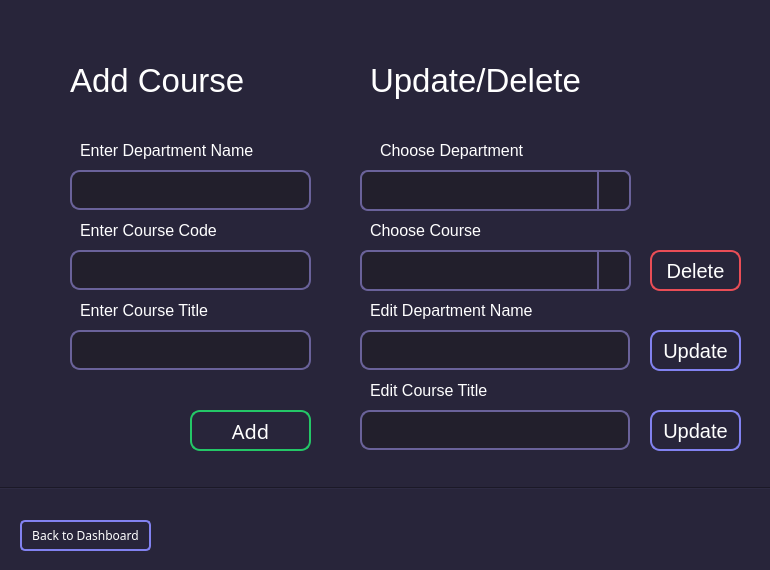
<?xml version="1.0" encoding="UTF-8"?>
<ui version="4.0">
 <class>MainWindow</class>
 <widget class="QMainWindow" name="MainWindow">
  <property name="geometry">
   <rect>
    <x>0</x>
    <y>0</y>
    <width>770</width>
    <height>570</height>
   </rect>
  </property>
  <property name="windowTitle">
   <string>MainWindow</string>
  </property>
  <property name="styleSheet">
   <string notr="true">background-color: rgb(40,37,58);

</string>
  </property>
  <widget class="QWidget" name="centralwidget">
   <widget class="QLabel" name="welcome">
    <property name="geometry">
     <rect>
      <x>70</x>
      <y>60</y>
      <width>221</width>
      <height>40</height>
     </rect>
    </property>
    <property name="font">
     <font>
      <family>MS Shell Dlg 2</family>
      <pointsize>25</pointsize>
     </font>
    </property>
    <property name="styleSheet">
     <string notr="true">color: white;
</string>
    </property>
    <property name="text">
     <string>Add Course</string>
    </property>
   </widget>
   <widget class="Line" name="line">
    <property name="geometry">
     <rect>
      <x>-30</x>
      <y>480</y>
      <width>841</width>
      <height>16</height>
     </rect>
    </property>
    <property name="sizePolicy">
     <sizepolicy hsizetype="Fixed" vsizetype="Fixed">
      <horstretch>0</horstretch>
      <verstretch>0</verstretch>
     </sizepolicy>
    </property>
    <property name="font">
     <font>
      <weight>50</weight>
      <bold>false</bold>
      <kerning>true</kerning>
     </font>
    </property>
    <property name="frameShadow">
     <enum>QFrame::Sunken</enum>
    </property>
    <property name="lineWidth">
     <number>1</number>
    </property>
    <property name="orientation">
     <enum>Qt::Horizontal</enum>
    </property>
   </widget>
   <widget class="QPushButton" name="backtodashboard_btn">
    <property name="geometry">
     <rect>
      <x>20</x>
      <y>520</y>
      <width>131</width>
      <height>31</height>
     </rect>
    </property>
    <property name="font">
     <font>
      <family>Product Sans</family>
      <pointsize>9</pointsize>
      <weight>50</weight>
      <bold>false</bold>
     </font>
    </property>
    <property name="styleSheet">
     <string notr="true">QPushButton#backtodashboard_btn {
    background-color: none;
    border: 1.5px solid rgb(130,130,240) ;
	border-radius: 5px;
    color: white;
}

QPushButton#backtodashboard_btn:hover {
    background-color:  rgb(130,130,240);
	color: rgb(54, 54, 54)
    
}</string>
    </property>
    <property name="text">
     <string>Back to Dashboard</string>
    </property>
    <property name="flat">
     <bool>true</bool>
    </property>
   </widget>
   <widget class="QLabel" name="label_4">
    <property name="geometry">
     <rect>
      <x>80</x>
      <y>300</y>
      <width>181</width>
      <height>21</height>
     </rect>
    </property>
    <property name="font">
     <font>
      <family>MS Shell Dlg 2</family>
      <pointsize>12</pointsize>
      <weight>50</weight>
      <bold>false</bold>
     </font>
    </property>
    <property name="styleSheet">
     <string notr="true">color:rgb(255, 255, 255)</string>
    </property>
    <property name="text">
     <string>Enter Course Title</string>
    </property>
   </widget>
   <widget class="QLineEdit" name="coursecode_input">
    <property name="geometry">
     <rect>
      <x>70</x>
      <y>250</y>
      <width>241</width>
      <height>40</height>
     </rect>
    </property>
    <property name="font">
     <font>
      <pointsize>10</pointsize>
     </font>
    </property>
    <property name="styleSheet">
     <string notr="true">QLineEdit {
color:rgb(255, 255, 255);border: 2px solid rgb(106, 98, 154); border-radius:10px;padding-left:15px;padding-right:15px;background : rgb(34,31,44);
}

QLineEdit:hover{
color:rgb(255, 255, 255);border: 2px solid white; border-radius:10px;padding-left:15px;padding-right:15px;background : rgb(34,31,44);
}</string>
    </property>
   </widget>
   <widget class="QLabel" name="label_5">
    <property name="geometry">
     <rect>
      <x>80</x>
      <y>220</y>
      <width>201</width>
      <height>21</height>
     </rect>
    </property>
    <property name="font">
     <font>
      <family>MS Shell Dlg 2</family>
      <pointsize>12</pointsize>
      <weight>50</weight>
      <bold>false</bold>
     </font>
    </property>
    <property name="styleSheet">
     <string notr="true">color:rgb(255, 255, 255)</string>
    </property>
    <property name="text">
     <string>Enter Course Code</string>
    </property>
   </widget>
   <widget class="QPushButton" name="add_course_btn">
    <property name="geometry">
     <rect>
      <x>190</x>
      <y>410</y>
      <width>121</width>
      <height>41</height>
     </rect>
    </property>
    <property name="font">
     <font>
      <family>Product Sans</family>
      <pointsize>15</pointsize>
      <weight>50</weight>
      <bold>false</bold>
     </font>
    </property>
    <property name="styleSheet">
     <string notr="true">QPushButton#add_course_btn {
    background-color: none;
    border: 1.5px solid rgb(36,199,103) ;
	border-radius: 10px;
    color: white;
}

QPushButton#add_course_btn:hover {
    background-color: rgb(36,199,103);
	color: rgb(54, 54, 54)
    
}</string>
    </property>
    <property name="text">
     <string>Add</string>
    </property>
    <property name="flat">
     <bool>true</bool>
    </property>
   </widget>
   <widget class="QLineEdit" name="course_title_input">
    <property name="geometry">
     <rect>
      <x>70</x>
      <y>330</y>
      <width>241</width>
      <height>40</height>
     </rect>
    </property>
    <property name="font">
     <font>
      <pointsize>10</pointsize>
     </font>
    </property>
    <property name="styleSheet">
     <string notr="true">QLineEdit {
color:rgb(255, 255, 255);border: 2px solid rgb(106, 98, 154); border-radius:10px;padding-left:15px;padding-right:15px;background : rgb(34,31,44);
}

QLineEdit:hover{
color:rgb(255, 255, 255);border: 2px solid white; border-radius:10px;padding-left:15px;padding-right:15px;background : rgb(34,31,44);
}</string>
    </property>
   </widget>
   <widget class="QLabel" name="add_course_info">
    <property name="geometry">
     <rect>
      <x>450</x>
      <y>510</y>
      <width>291</width>
      <height>31</height>
     </rect>
    </property>
    <property name="font">
     <font>
      <family>Product Sans</family>
      <pointsize>10</pointsize>
     </font>
    </property>
    <property name="styleSheet">
     <string notr="true">color:rgb(236,77,82); text-align:center;</string>
    </property>
    <property name="text">
     <string/>
    </property>
    <property name="alignment">
     <set>Qt::AlignRight|Qt::AlignTrailing|Qt::AlignVCenter</set>
    </property>
   </widget>
   <widget class="QLabel" name="label_6">
    <property name="geometry">
     <rect>
      <x>370</x>
      <y>220</y>
      <width>201</width>
      <height>21</height>
     </rect>
    </property>
    <property name="font">
     <font>
      <family>MS Shell Dlg 2</family>
      <pointsize>12</pointsize>
      <weight>50</weight>
      <bold>false</bold>
     </font>
    </property>
    <property name="styleSheet">
     <string notr="true">color:rgb(255, 255, 255)</string>
    </property>
    <property name="text">
     <string>Choose Course </string>
    </property>
   </widget>
   <widget class="QPushButton" name="delete_course_btn">
    <property name="geometry">
     <rect>
      <x>650</x>
      <y>250</y>
      <width>91</width>
      <height>41</height>
     </rect>
    </property>
    <property name="font">
     <font>
      <family>MS Shell Dlg 2</family>
      <pointsize>15</pointsize>
      <weight>50</weight>
      <bold>false</bold>
     </font>
    </property>
    <property name="styleSheet">
     <string notr="true">QPushButton#delete_course_btn {
    background-color: none;
    border: 1.5px solid  rgb(234,77,86);
	border-radius: 10px;
    color: white;
}

QPushButton#delete_course_btn:hover {
    background-color: rgb(234,77,86);
	color: rgb(54, 54, 54)
    
}</string>
    </property>
    <property name="text">
     <string>Delete</string>
    </property>
    <property name="flat">
     <bool>true</bool>
    </property>
   </widget>
   <widget class="QLabel" name="label_7">
    <property name="geometry">
     <rect>
      <x>380</x>
      <y>140</y>
      <width>201</width>
      <height>21</height>
     </rect>
    </property>
    <property name="font">
     <font>
      <family>MS Shell Dlg 2</family>
      <pointsize>12</pointsize>
      <weight>50</weight>
      <bold>false</bold>
     </font>
    </property>
    <property name="styleSheet">
     <string notr="true">color:rgb(255, 255, 255)</string>
    </property>
    <property name="text">
     <string>Choose Department</string>
    </property>
   </widget>
   <widget class="QComboBox" name="dept_cbox">
    <property name="geometry">
     <rect>
      <x>360</x>
      <y>170</y>
      <width>271</width>
      <height>41</height>
     </rect>
    </property>
    <property name="styleSheet">
     <string notr="true">QComboBox {
border: 2px solid rgb(106, 98, 154);
border-radius: 8px;
background: rgb(34,31,44);
color: white;
padding: 12px;
font-size:15px;
}

/*
QComboBox:editable {
	//drop down menur border radius dewa hoile konay konay following color deha jaye
    background: red; 
	border-radius: 8px;
	color: white;
}*/


QComboBox:!editable, QComboBox::drop-down:editable {
background:  rgb(34,31,44); color: white;
}
QComboBox:!editable:hover, QComboBox::drop-down:!editable {
background:   rgb(34,31,44); color: aqua;
}
/* QComboBox gets the &quot;on&quot; state when the popup is open */
QComboBox:!editable:on, QComboBox::drop-down:editable:on {
	/* on state howar por main combobox er bgcolor ekhane change korte parbo*/
    background:  rgb(34,31,44);
	font-weight: 30px;
}
QComboBox:on { /* shift the text when the popup opens */
color:white;
}
QComboBox::drop-down {
    subcontrol-origin: padding;
    subcontrol-position: top right;
    width: 30px; /* arrow er separator ta left theke 30px duure */

    border-left-width: 2px;
    border-left-color: rgb(106, 98, 154);
    border-left-style: solid; /* just a single line */
    border-top-right-radius: 8px; /* same radius as the QComboBox */
    border-bottom-right-radius: 8px;
	/* extra */
	/*border-bottom-left-radius: 8px;
	border-top-left-radius: 8px;*/

}
QComboBox::drop-down:hover {
   background: transparent;
}

QComboBox::down-arrow {
    /*image: url(/usr/share/icons/crystalsvg/16x16/actions/downdown.png);*/
	image: url(./downdown.png)
}
QComboBox::down-arrow:on { /* shift the arrow when popup is open */
    top: 1px;
    left: 1px;
}
QComboBox QAbstractItemView {
border: 2px solid rgb(106, 98, 154);
border-radius: 8px;
padding-left: 5px;
padding-right: 5px;
padding-top:5px;
padding-bottom:5px;
selection-background-color:  rgb(106, 98, 154);
color: white;
}
</string>
    </property>
    <property name="editable">
     <bool>false</bool>
    </property>
   </widget>
   <widget class="QComboBox" name="course_cbox">
    <property name="geometry">
     <rect>
      <x>360</x>
      <y>250</y>
      <width>271</width>
      <height>41</height>
     </rect>
    </property>
    <property name="styleSheet">
     <string notr="true">QComboBox {
border: 2px solid rgb(106, 98, 154);
border-radius: 8px;
background: rgb(34,31,44);
color: white;
padding: 12px;
font-size:15px;
}

/*
QComboBox:editable {
	//drop down menur border radius dewa hoile konay konay following color deha jaye
    background: red; 
	border-radius: 8px;
	color: white;
}*/


QComboBox:!editable, QComboBox::drop-down:editable {
background:  rgb(34,31,44); color: white;
}
QComboBox:!editable:hover, QComboBox::drop-down:!editable {
background:   rgb(34,31,44); color: aqua;
}
/* QComboBox gets the &quot;on&quot; state when the popup is open */
QComboBox:!editable:on, QComboBox::drop-down:editable:on {
	/* on state howar por main combobox er bgcolor ekhane change korte parbo*/
    background:  rgb(34,31,44);
	font-weight: 30px;
}
QComboBox:on { /* shift the text when the popup opens */
color:white;
}
QComboBox::drop-down {
    subcontrol-origin: padding;
    subcontrol-position: top right;
    width: 30px; /* arrow er separator ta left theke 30px duure */

    border-left-width: 2px;
    border-left-color: rgb(106, 98, 154);
    border-left-style: solid; /* just a single line */
    border-top-right-radius: 8px; /* same radius as the QComboBox */
    border-bottom-right-radius: 8px;
	/* extra */
	/*border-bottom-left-radius: 8px;
	border-top-left-radius: 8px;*/

}
QComboBox::drop-down:hover {
   background: transparent;
}

QComboBox::down-arrow {
    /*image: url(/usr/share/icons/crystalsvg/16x16/actions/downdown.png);*/
	image: url(./downdown.png)
}
QComboBox::down-arrow:on { /* shift the arrow when popup is open */
    top: 1px;
    left: 1px;
}
QComboBox QAbstractItemView {
border: 2px solid rgb(106, 98, 154);
border-radius: 8px;
padding-left: 5px;
padding-right: 5px;
padding-top:5px;
padding-bottom:5px;
selection-background-color:  rgb(106, 98, 154);
color: white;
}
</string>
    </property>
    <property name="editable">
     <bool>false</bool>
    </property>
   </widget>
   <widget class="QLineEdit" name="dept_input">
    <property name="geometry">
     <rect>
      <x>70</x>
      <y>170</y>
      <width>241</width>
      <height>40</height>
     </rect>
    </property>
    <property name="font">
     <font>
      <pointsize>10</pointsize>
     </font>
    </property>
    <property name="styleSheet">
     <string notr="true">QLineEdit {
color:rgb(255, 255, 255);border: 2px solid rgb(106, 98, 154); border-radius:10px;padding-left:15px;padding-right:15px;background : rgb(34,31,44);
}

QLineEdit:hover{
color:rgb(255, 255, 255);border: 2px solid white; border-radius:10px;padding-left:15px;padding-right:15px;background : rgb(34,31,44);
}</string>
    </property>
   </widget>
   <widget class="QLabel" name="label_8">
    <property name="geometry">
     <rect>
      <x>80</x>
      <y>140</y>
      <width>221</width>
      <height>21</height>
     </rect>
    </property>
    <property name="font">
     <font>
      <family>MS Shell Dlg 2</family>
      <pointsize>12</pointsize>
      <weight>50</weight>
      <bold>false</bold>
     </font>
    </property>
    <property name="styleSheet">
     <string notr="true">color:rgb(255, 255, 255)</string>
    </property>
    <property name="text">
     <string>Enter Department Name</string>
    </property>
   </widget>
   <widget class="QLineEdit" name="update_text_courseno">
    <property name="geometry">
     <rect>
      <x>360</x>
      <y>410</y>
      <width>270</width>
      <height>40</height>
     </rect>
    </property>
    <property name="font">
     <font>
      <pointsize>10</pointsize>
     </font>
    </property>
    <property name="styleSheet">
     <string notr="true">QLineEdit {
color:rgb(255, 255, 255);border: 2px solid rgb(106, 98, 154); border-radius:10px;padding-left:15px;padding-right:15px;background : rgb(34,31,44);
}

QLineEdit:hover{
color:rgb(255, 255, 255);border: 2px solid white; border-radius:10px;padding-left:15px;padding-right:15px;background : rgb(34,31,44);
}</string>
    </property>
   </widget>
   <widget class="QLineEdit" name="update_text_dept">
    <property name="geometry">
     <rect>
      <x>360</x>
      <y>330</y>
      <width>270</width>
      <height>40</height>
     </rect>
    </property>
    <property name="font">
     <font>
      <pointsize>10</pointsize>
     </font>
    </property>
    <property name="styleSheet">
     <string notr="true">QLineEdit {
color:rgb(255, 255, 255);border: 2px solid rgb(106, 98, 154); border-radius:10px;padding-left:15px;padding-right:15px;background : rgb(34,31,44);
}

QLineEdit:hover{
color:rgb(255, 255, 255);border: 2px solid white; border-radius:10px;padding-left:15px;padding-right:15px;background : rgb(34,31,44);
}</string>
    </property>
   </widget>
   <widget class="QPushButton" name="update_btn_2">
    <property name="geometry">
     <rect>
      <x>650</x>
      <y>410</y>
      <width>91</width>
      <height>41</height>
     </rect>
    </property>
    <property name="font">
     <font>
      <family>MS Shell Dlg 2</family>
      <pointsize>15</pointsize>
      <weight>50</weight>
      <bold>false</bold>
     </font>
    </property>
    <property name="styleSheet">
     <string notr="true">QPushButton#update_btn_2{
    background-color: none;
    border: 1.5px solid  rgb(130,130,240) ;
	border-radius: 10px;
    color: white;
}

QPushButton#update_btn_2:hover {
    background-color:  rgb(130,130,240) ;
	color: rgb(54, 20, 54)
    
}</string>
    </property>
    <property name="text">
     <string>Update</string>
    </property>
    <property name="flat">
     <bool>true</bool>
    </property>
   </widget>
   <widget class="QPushButton" name="update_btn_3">
    <property name="geometry">
     <rect>
      <x>650</x>
      <y>330</y>
      <width>91</width>
      <height>41</height>
     </rect>
    </property>
    <property name="font">
     <font>
      <family>MS Shell Dlg 2</family>
      <pointsize>15</pointsize>
      <weight>50</weight>
      <bold>false</bold>
     </font>
    </property>
    <property name="styleSheet">
     <string notr="true">QPushButton#update_btn_3{
    background-color: none;
    border: 1.5px solid  rgb(130,130,240) ;
	border-radius: 10px;
    color: white;
}

QPushButton#update_btn_3:hover {
    background-color:  rgb(130,130,240) ;
	color: rgb(54, 20, 54)
    
}</string>
    </property>
    <property name="text">
     <string>Update</string>
    </property>
    <property name="flat">
     <bool>true</bool>
    </property>
   </widget>
   <widget class="QLabel" name="label_9">
    <property name="geometry">
     <rect>
      <x>370</x>
      <y>300</y>
      <width>221</width>
      <height>21</height>
     </rect>
    </property>
    <property name="font">
     <font>
      <family>MS Shell Dlg 2</family>
      <pointsize>12</pointsize>
      <weight>50</weight>
      <bold>false</bold>
     </font>
    </property>
    <property name="styleSheet">
     <string notr="true">color:rgb(255, 255, 255)</string>
    </property>
    <property name="text">
     <string>Edit Department Name</string>
    </property>
   </widget>
   <widget class="QLabel" name="label_10">
    <property name="geometry">
     <rect>
      <x>370</x>
      <y>380</y>
      <width>201</width>
      <height>21</height>
     </rect>
    </property>
    <property name="font">
     <font>
      <family>MS Shell Dlg 2</family>
      <pointsize>12</pointsize>
      <weight>50</weight>
      <bold>false</bold>
     </font>
    </property>
    <property name="styleSheet">
     <string notr="true">color:rgb(255, 255, 255)</string>
    </property>
    <property name="text">
     <string>Edit Course Title</string>
    </property>
   </widget>
   <widget class="QLabel" name="welcome_2">
    <property name="geometry">
     <rect>
      <x>370</x>
      <y>60</y>
      <width>271</width>
      <height>40</height>
     </rect>
    </property>
    <property name="font">
     <font>
      <family>MS Shell Dlg 2</family>
      <pointsize>25</pointsize>
     </font>
    </property>
    <property name="styleSheet">
     <string notr="true">color: white;
</string>
    </property>
    <property name="text">
     <string>Update/Delete</string>
    </property>
   </widget>
  </widget>
  <action name="actionHelp">
   <property name="text">
    <string>Help</string>
   </property>
  </action>
  <action name="actionContact">
   <property name="text">
    <string>Contact</string>
   </property>
  </action>
  <action name="actionFeedback">
   <property name="text">
    <string>Feedback</string>
   </property>
  </action>
  <action name="actionLog_out">
   <property name="text">
    <string>Log out</string>
   </property>
  </action>
  <action name="actionLog_out_2">
   <property name="text">
    <string>Log out</string>
   </property>
  </action>
 </widget>
 <resources/>
 <connections/>
</ui>
